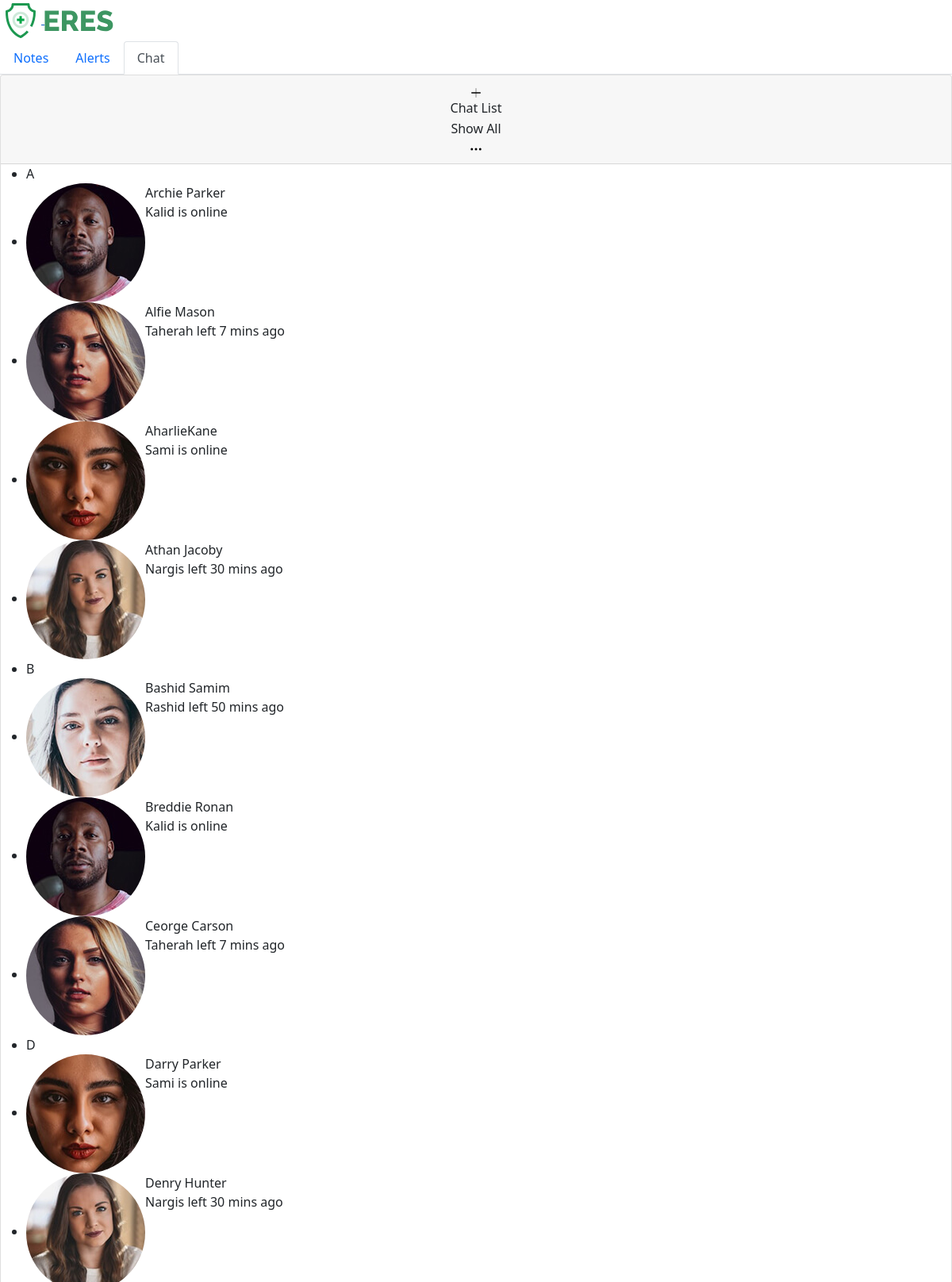
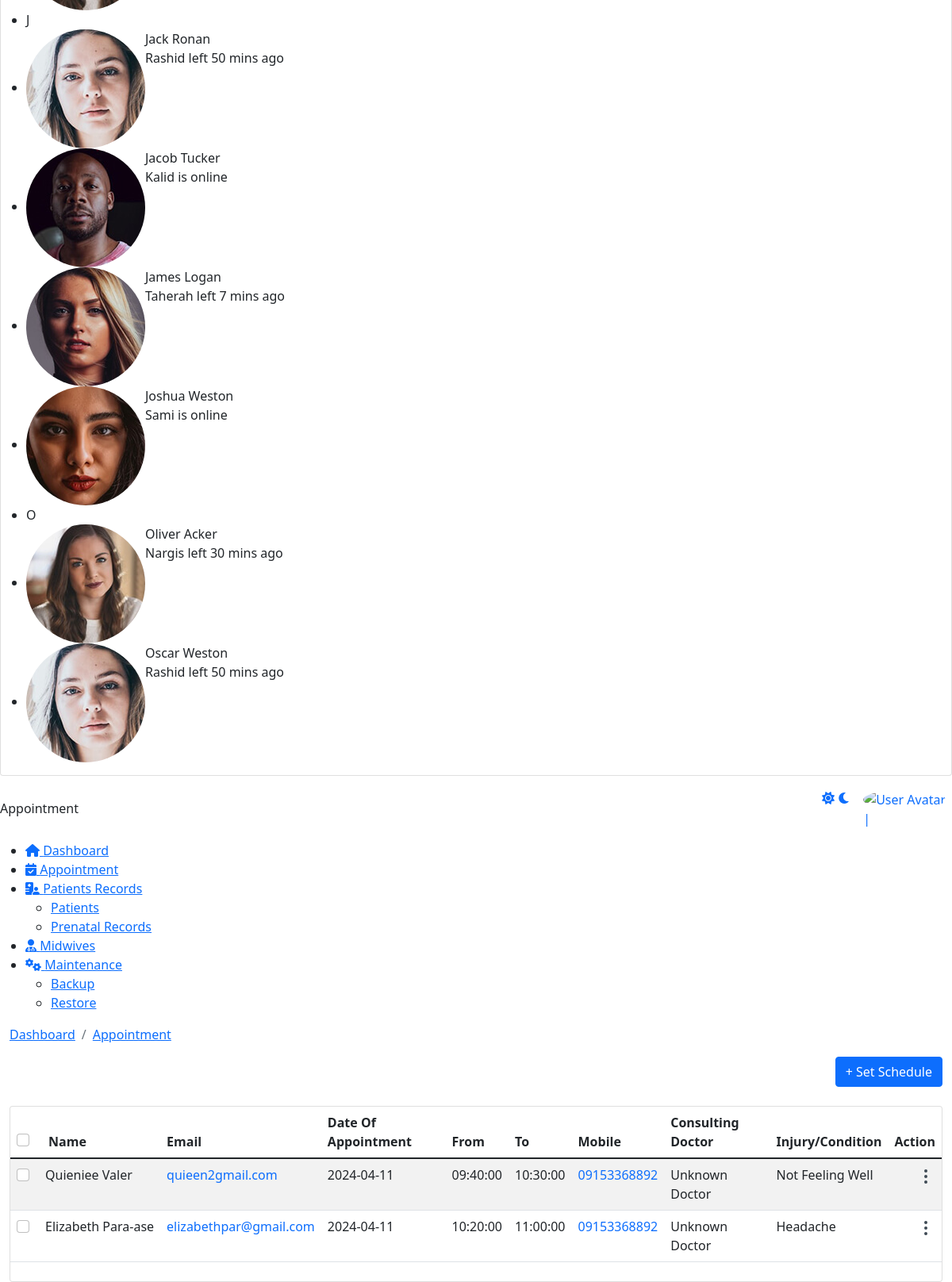
The app's page /admin/appointment.php with its own data (2 pictures, top to bottom).
### tables this page shows
CREATE TABLE `appointments` (
  `A_Id` int(11) NOT NULL AUTO_INCREMENT,
  `Title` varchar(10) NOT NULL,
  `FirstName` varchar(50) NOT NULL,
  `LastName` varchar(50) NOT NULL,
  `DateOfAppointment` date NOT NULL,
  `StartTime` time NOT NULL,
  `EndTime` time NOT NULL,
  `Address` varchar(100) NOT NULL,
  `Mobile` varchar(15) NOT NULL,
  `Consult_Doc` varchar(50) NOT NULL,
  `Email` varchar(100) NOT NULL,
  `Conditions` text NOT NULL,
  `Note` text NOT NULL,
  `Accepted` int(11) DEFAULT 2,
  PRIMARY KEY (`A_Id`)
);

### admin/appointment.php (the view, shortened to what this page needs)
<!DOCTYPE html>
<html lang="en">
    <head>
		 <link href="https://eres.dexignzone.com/codeigniter/demo/public/assets/vendor/owl-carousel/owl.carousel.css" rel="stylesheet" type="text/css"/>
		 <link href="https://eres.dexignzone.com/codeigniter/demo/public/assets/vendor/clockpicker/css/bootstrap-clockpicker.min.css" rel="stylesheet" type="text/css"/>
		 <link href="https://eres.dexignzone.com/codeigniter/demo/public/assets/vendor/bootstrap-datetimepicker/css/bootstrap-datetimepicker.min.css" rel="stylesheet" type="text/css"/>
		 <link href="https://eres.dexignzone.com/codeigniter/demo/public/assets/vendor/bootstrap-datetimepicker-master/css/bootstrap-datetimepicker.min.css" rel="stylesheet" type="text/css"/>
		 <link href="https://eres.dexignzone.com/codeigniter/demo/public/assets/vendor/datatables/css/jquery.dataTables.min.css" rel="stylesheet" type="text/css"/>
		 <link href="https://eres.dexignzone.com/codeigniter/demo/public/assets/vendor/bootstrap-select/dist/css/bootstrap-select.min.css" rel="stylesheet" type="text/css"/>
    <link class="main-css" href="https://eres.dexignzone.com/codeigniter/demo/public/assets/css/style.css" rel="stylesheet" type="text/css"/>
	<link rel="stylesheet" href="https://cdnjs.cloudflare.com/ajax/libs/font-awesome/6.5.1/css/all.min.css" />
<link rel="stylesheet" href="https://cdn.jsdelivr.net/npm/flatpickr/dist/flatpickr.min.css">
</head>
<body>
    <div id="main-wrapper">
<?php
include './template/header.php';
?>
<?php
include './template/chatbot.php';
?>
<div class="header">
	<div class="header-content">
		<nav class="navbar navbar-expand">
			<div class="collapse navbar-collapse justify-content-between">
				<div class="header-left">
					<div class="dashboard_bar">
					Appointment					</div>
				</div>
				<?php
				include './template/header2.php';
				?>
			</div>
		</nav>
	</div>
</div>
<?php
include './template/sidebar.php';
?>
<div class="content-body">
	<div class="container-fluid">
		<div class="page-titles">
			<ol class="breadcrumb">
				<li class="breadcrumb-item"><a href="javascript:void(0)">Dashboard</a></li>
				<li class="breadcrumb-item active"><a href="javascript:void(0)">Appointment</a></li>
			</ol>
		</div>
		<div class="form-head d-flex mb-3 mb-md-4 align-items-center">
			<div class="ms-auto">
				<a href="javascript:void(0);" class="btn btn-primary btn-rounded add-appointment" data-bs-toggle="modal" data-bs-target="#exampleModal">+ Set Schedule</a>
			</div>
		</div>
		<div class="row">
    <div class="col-xl-12">
        <div class="card">
            <div class="card-body p-0">
                <div class="table-responsive">
                    <table id="example5" class="table table-striped patient-list mb-4 dataTablesCard fs-14">
                        <thead>
                            <tr>
                                <th>
                                    <div class="checkbox text-end align-self-center">
                                        <div class="form-check custom-checkbox">
                                            <input type="checkbox" class="form-check-input" id="checkAll" required="">
                                        </div>
                                    </div>
                                </th>
                                <th>Name</th>
                                <th>Email</th>
                                <th>Date Of Appointment</th>
                                <th>From</th>
                                <th>To</th>
                                <th>Mobile</th>
                                <th>Consulting Doctor</th>
                                <th>Injury/Condition</th>
                                <th>Action</th>
                            </tr>
                        </thead>
                        <tbody>
                        <?php
                            include('./connection/conn.php');
                            $query = "SELECT * FROM appointments WHERE Accepted = 2";
                            $result = mysqli_query($conn, $query);
                            if (!$result) {
                                echo "<tr><td colspan='10'>Error: " . mysqli_error($conn) . "</td></tr>";
                            } elseif (mysqli_num_rows($result) > 0) {
                                while ($row = mysqli_fetch_assoc($result)) {
                                    $appointmentId = $row['A_Id'];
                                    $fullName = $row['FirstName'] . ' ' . $row['LastName'];
                                    $consultingDoctor = getDoctorName($row['Consult_Doc'], $conn);
                                    echo "<tr id='appointmentRow_$appointmentId'>";
                                    echo "<td>";
                                    echo '<div class="checkbox text-end align-self-center">';
                                    echo '<div class="form-check custom-checkbox">';
                                    echo '<input type="checkbox" class="form-check-input" id="customCheckBox_' . $appointmentId . '" required="">';
                                    echo '</div>';
                                    echo '</div>';
                                    echo '</td>';
                                    echo '<td class="patient-info ps-0"><span class="text-nowrap ms-1">' . htmlspecialchars($fullName) . '</span></td>';
                                    echo '<td class="text-primary">' . htmlspecialchars($row['Email']) . '</td>';
                                    echo '<td>' . htmlspecialchars($row['DateOfAppointment']) . '</td>';
                                    echo '<td>' . htmlspecialchars($row['StartTime']) . '</td>';
                                    echo '<td>' . htmlspecialchars($row['EndTime']) . '</td>';
                                    echo '<td class="text-primary">' . htmlspecialchars($row['Mobile']) . '</td>';
                                    echo '<td>' . htmlspecialchars($consultingDoctor) . '</td>';
                                    echo '<td>' . htmlspecialchars($row['Conditions']) . '</td>';
                                    echo "<td>
                                        <div class='dropdown ms-auto c-pointer text-end'>
                                            <div class='btn-link' data-bs-toggle='dropdown'>
                                                <svg width='24' height='24' viewBox='0 0 24 24' fill='none' xmlns='http://www.w3.org/2000/svg'>
                                                    <path d='M12 11C11.4477 11 11 11.4477 11 12C11 12.5523 11.4477 13 12 13C12.5523 13 13 12.5523 13 12C13 11.4477 12.5523 11 12 11Z' stroke='#3E4954' stroke-width='2' stroke-linecap='round' stroke-linejoin='round'/>
                                                    <path d='M12 18C11.4477 18 11 18.4477 11 19C11 19.5523 11.4477 20 12 20C12.5523 20 13 19.5523 13 19C13 18.4477 12.5523 18 12 18Z' stroke='#3E4954' stroke-width='2' stroke-linecap='round' stroke-linejoin='round'/>
                                                    <path d='M12 4C11.4477 4 11 4.44772 11 5C11 5.55228 11.4477 6 12 6C12.5523 6 13 5.55228 13 5C13 4.44772 12.5523 4 12 4Z' stroke='#3E4954' stroke-width='2' stroke-linecap='round' stroke-linejoin='round'/>
                                                </svg>
                                            </div>
                                            <div class='dropdown-menu dropdown-menu-right'>
                                                <a class='dropdown-item' data-bs-toggle='modal' data-bs-target='#declineReasonModal_$appointmentId'>Delete</a>
                                            </div>
                                        </div>
                                    </td>";
                                    echo '</tr>';
                                }
                            } else {
                                echo "<tr><td colspan='10'>No appointments found</td></tr>";
                            }
                            function getDoctorName($doctorId, $conn) {
                                $query = "SELECT Title, FirstName, LastName FROM doctors WHERE DoctorID = ?";
                                $stmt = $conn->prepare($query);
                                $stmt->bind_param("i", $doctorId);
                                $stmt->execute();
                                $result = $stmt->get_result();
                                if ($result->num_rows > 0) {
                                    $doctor = $result->fetch_assoc();
                                    return htmlspecialchars($doctor['Title'] . ' ' . $doctor['FirstName'] . ' ' . $doctor['LastName']);
                                } else {
                                    return 'Unknown Doctor';
                                }
                            }
                        ?>
                        </tbody>
                    </table>
                </div>
            </div>
        </div>
    </div>
</div>
</div>
	</div>
</body>
</html>

### records on screen
appointments: fullName "Quieniee Valer", Email "quieen2gmail.com", DateOfAppointment "2024-04-11", StartTime "09:40:00", EndTime "10:30:00", Mobile "09153368892", consultingDoctor "Unknown Doctor", Conditions "Not Feeling Well"
appointments: fullName "Elizabeth Para-ase", Email "elizabethpar@gmail.com", DateOfAppointment "2024-04-11", StartTime "10:20:00", EndTime "11:00:00", Mobile "09153368892", consultingDoctor "Unknown Doctor", Conditions "Headache"
